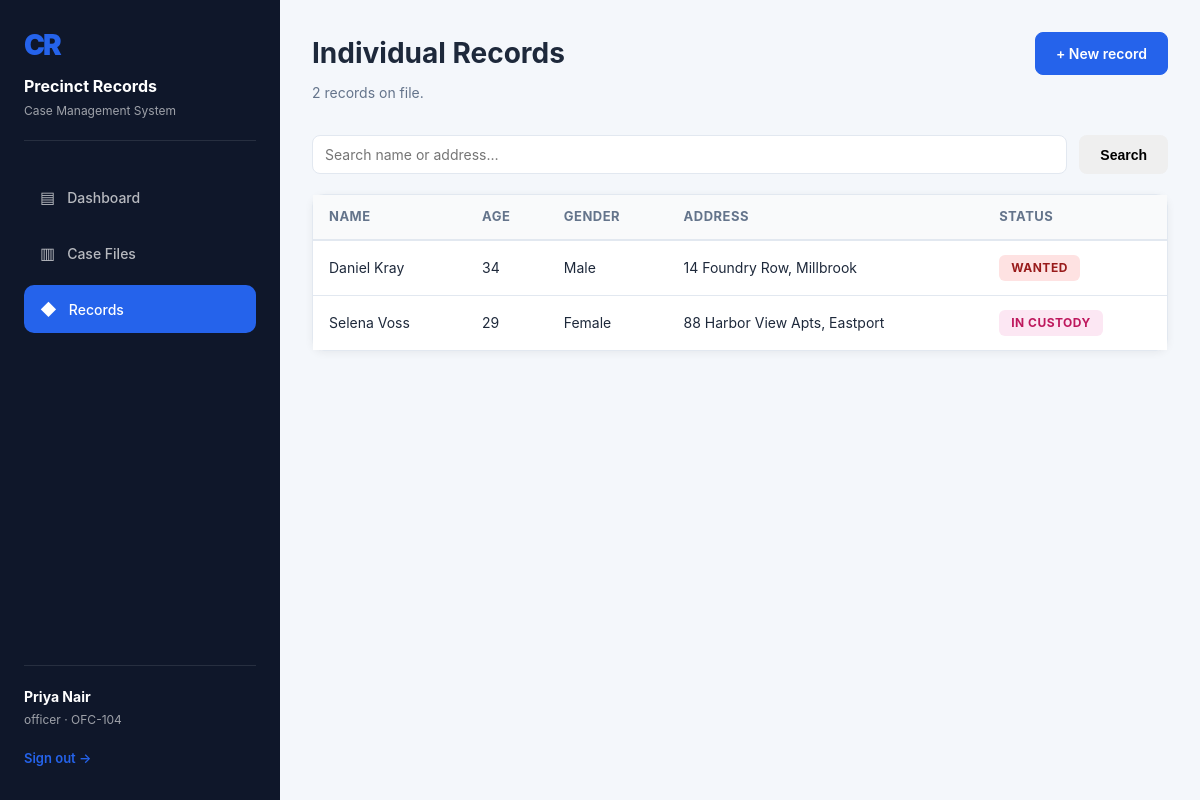
/criminals (signed in), run on the app's committed database.
### tables this page shows
CREATE TABLE user (
    id INTEGER PRIMARY KEY AUTOINCREMENT,
    full_name TEXT NOT NULL,
    badge_no TEXT UNIQUE NOT NULL,
    username TEXT UNIQUE NOT NULL,
    password_hash TEXT NOT NULL,
    role TEXT NOT NULL DEFAULT 'officer',
    department TEXT DEFAULT 'General Investigation',
    created_at TEXT
);

CREATE TABLE criminal (
    id INTEGER PRIMARY KEY AUTOINCREMENT,
    full_name TEXT NOT NULL,
    age INTEGER,
    gender TEXT,
    address TEXT,
    identifying_marks TEXT,
    status TEXT DEFAULT 'Wanted',
    created_at TEXT
);

### app.py (the view)
@app.route("/criminals")
@login_required
def criminals():
    q = request.args.get("q", "").strip()
    conn = dbm.get_db()
    sql = "SELECT * FROM criminal WHERE 1=1"
    params = []
    if q:
        sql += " AND (full_name LIKE ? OR address LIKE ?)"
        like = f"%{q}%"
        params += [like, like]
    sql += " ORDER BY created_at DESC"
    all_criminals = conn.execute(sql, params).fetchall()
    conn.close()
    return render_template("criminals.html", criminals=all_criminals, q=q)

### app.py (called while the page is built)
@app.before_request
def load_logged_in_user():
    user_id = session.get("user_id")
    if user_id is None:
        g.user = AnonymousUser()
    else:
        conn = dbm.get_db()
        row = conn.execute("SELECT * FROM user WHERE id = ?", (user_id,)).fetchone()
        conn.close()
        if row is None:
            g.user = AnonymousUser()
        else:
            g.user = dict(row)
            g.user["is_authenticated"] = True
            g.user["is_admin"] = row["role"] == "admin"

@app.context_processor
def inject_user():
    return {"current_user": g.get("user", AnonymousUser()), "current_year": datetime.utcnow().year}

def _is_logged_in():
    return isinstance(g.user, dict) and g.user.get("is_authenticated")

def login_required(view):
    @wraps(view)
    def wrapped(*args, **kwargs):
        if not _is_logged_in():
            return redirect(url_for("login", next=request.path))
        return view(*args, **kwargs)
    return wrapped

### db.py (called while the page is built)
def get_db():
    conn = sqlite3.connect(DB_PATH)
    conn.row_factory = sqlite3.Row
    conn.execute("PRAGMA foreign_keys = ON")
    return conn

### templates/criminals.html (shortened to what this page needs)
{% extends "base.html" %}
{% block content %}
<div class="topbar">
  <div>
    <h1>Individual Records</h1>
    <div class="desc">{{ criminals|length }} record{{ '' if criminals|length == 1 else 's' }} on file.</div>
  </div>
  <a class="btn btn-primary" href="{{ url_for('new_criminal') }}">+ New record</a>
</div>
<form class="toolbar" method="GET">
  <input type="text" name="q" placeholder="Search name or address…" value="{{ q }}">
  <button class="btn" type="submit">Search</button>
</form>
<div class="card" style="padding:0;">
  {% if criminals %}
  <table>
    <thead>
      <tr><th>Name</th><th>Age</th><th>Gender</th><th>Address</th><th>Status</th></tr>
    </thead>
    <tbody>
      {% for cr in criminals %}
      <tr class="row-link" onclick="location.href='{{ url_for('criminal_detail', criminal_id=cr.id) }}'">
        <td>{{ cr.full_name }}</td>
        <td>{{ cr.age or '—' }}</td>
        <td>{{ cr.gender or '—' }}</td>
        <td>{{ cr.address or '—' }}</td>
        <td><span class="stamp stamp-{{ cr.status|lower|replace(' ', '-') }}">{{ cr.status }}</span></td>
      </tr>
      {% endfor %}
    </tbody>
  </table>
  {% else %}
  <div class="empty-state">
    <div class="big">No matching records</div>
    Try a different search term or create a new record.
  </div>
  {% endif %}
</div>
{% endblock %}

### templates/base.html (shortened to what this page needs)
<!DOCTYPE html>
<html lang="en">
<head>
  <link rel="stylesheet" href="{{ url_for('static', filename='css/style.css') }}">
</head>
<body>
  <div class="shell">
    <aside class="sidebar">
      <div class="sidebar__brand">
        <div class="mark">CR</div>
        <div class="title">Precinct Records</div>
        <div class="sub">Case Management System</div>
      </div>
      <ul class="tabs">
        <li><a class="tab {{ 'active' if request.endpoint=='dashboard' }}" href="{{ url_for('dashboard') }}"><span class="icon">▤</span> Dashboard</a></li>
        <li><a class="tab {{ 'active' if request.endpoint in ['cases','case_detail','new_case','edit_case'] }}" href="{{ url_for('cases') }}"><span class="icon">▥</span> Case Files</a></li>
        <li><a class="tab {{ 'active' if request.endpoint in ['criminals','criminal_detail','new_criminal','edit_criminal'] }}" href="{{ url_for('criminals') }}"><span class="icon">◆</span> Records</a></li>
      </ul>
      {% if current_user.is_authenticated %}
      <div class="sidebar__foot">
        <div class="who">{{ current_user.full_name }}</div>
        <div class="role">{{ current_user.role }} · {{ current_user.badge_no }}</div>
        <a class="signout" href="{{ url_for('logout') }}">Sign out →</a>
      </div>
      {% endif %}
    </aside>
    <main class="main">
      {% block content %}{% endblock %}
    </main>
  </div>
</body>
</html>

### static/css/style.css (style rules this page uses)
:root { --primary: #2563eb; --primary-dark: #1e40af; --secondary: #64748b; --sidebar: #0f172a; --bg: #f4f7fb; --card: #fff; --text: #1e293b; --text-faint: #64748b; --border: #e2e8f0; --success: #10b981; --error: #ef4444; --warning: #f59e0b; --amber: #f59e0b; --blue: #3b82f6; --teal: #14b8a6; --red: #ef4444; }
* { box-sizing: border-box; }
html, body { margin: 0; padding: 0; height: 100%; }
body { font-family: -apple-system, BlinkMacSystemFont, "Segoe UI", Roboto, "Helvetica Neue", Arial, sans-serif; background: var(--bg); color: var(--text); line-height: 1.5; }
.shell { display: flex; min-height: 100vh; }
.sidebar { width: 280px; background: var(--sidebar); color: #fff; padding: 24px; display: flex; flex-direction: column; position: relative; }
.sidebar__brand { margin-bottom: 32px; padding-bottom: 20px; border-bottom: 1px solid rgba(255, 255, 255, 0.1); }
.mark { font-size: 28px; font-weight: 900; letter-spacing: -2px; margin-bottom: 8px; color: var(--primary); }
.sidebar__brand .title { font-size: 16px; font-weight: 700; margin-bottom: 4px; }
.sidebar__brand .sub { font-size: 12px; color: rgba(255, 255, 255, 0.6); }
.tabs { list-style: none; margin: 0; padding: 0; flex: 1; }
.tabs li { margin-bottom: 8px; }
.tab { display: flex; align-items: center; gap: 12px; padding: 12px 16px; border-radius: 10px; color: rgba(255, 255, 255, 0.7); text-decoration: none; font-size: 14px; font-weight: 500; transition: all 0.2s ease; }
.tab.active { background: var(--primary); color: #fff; }
.tab .icon { font-size: 16px; }
.sidebar__foot { padding-top: 20px; border-top: 1px solid rgba(255, 255, 255, 0.1); }
.who { font-weight: 700; font-size: 14px; margin-bottom: 4px; }
.role { font-size: 12px; color: rgba(255, 255, 255, 0.6); margin-bottom: 12px; }
.signout { display: inline-block; color: var(--primary); text-decoration: none; font-size: 13px; font-weight: 600; padding: 8px 0; }
.main { flex: 1; padding: 32px; overflow-y: auto; }
.topbar { display: flex; justify-content: space-between; align-items: flex-start; margin-bottom: 32px; gap: 20px; }
.topbar h1 { margin: 0 0 8px 0; font-size: 28px; font-weight: 700; }
.desc { color: var(--text-faint); font-size: 14px; }
.btn { display: inline-flex; align-items: center; gap: 6px; padding: 10px 20px; border: 1px solid transparent; border-radius: 8px; font-size: 14px; font-weight: 600; cursor: pointer; text-decoration: none; transition: all 0.2s ease; white-space: nowrap; }
.btn-primary { background: var(--primary); color: #fff; border-color: var(--primary); }
.card { background: var(--card); border-radius: 12px; padding: 24px; box-shadow: 0 2px 8px rgba(0, 0, 0, 0.06); border: 1px solid var(--border); }
table { width: 100%; border-collapse: collapse; background: var(--card); }
thead { background: #f9fafb; border-bottom: 2px solid var(--border); }
th { padding: 12px 16px; text-align: left; font-size: 13px; font-weight: 700; text-transform: uppercase; letter-spacing: 0.5px; color: var(--text-faint); }
td { padding: 14px 16px; border-bottom: 1px solid var(--border); font-size: 14px; }
.row-link { cursor: pointer; }
tbody tr:last-child td { border-bottom: none; }
.stamp { display: inline-block; padding: 4px 12px; border-radius: 6px; font-size: 12px; font-weight: 700; text-transform: uppercase; letter-spacing: 0.5px; }
.stamp-wanted { background: #fee2e2; color: #991b1b; }
.stamp-in-custody { background: #fce7f3; color: #be185d; }
input[type="text"], input[type="password"], input[type="email"], input[type="date"], input[type="number"], select, textarea { padding: 10px 12px; border: 1px solid var(--border); border-radius: 8px; font-size: 14px; font-family: inherit; color: var(--text); background: #fff; transition: all 0.2s ease; }
.toolbar { display: flex; gap: 12px; margin-bottom: 20px; flex-wrap: wrap; }
.toolbar input[type="text"], .toolbar select { flex: 1; min-width: 200px; }
.toolbar .btn { flex-shrink: 0; }

### data on the page
user: full_name "Priya Nair", role "officer", badge_no "OFC-104"
criminal: full_name "Daniel Kray", age "34", gender "Male", address "14 Foundry Row, Millbrook", status "WANTED"
criminal: full_name "Selena Voss", age "29", gender "Female", address "88 Harbor View Apts, Eastport", status "IN CUSTODY"

### other printed values
{{ criminals|length }} "2"
{{ '' if criminals|length == 1 else 's' }} "s"
